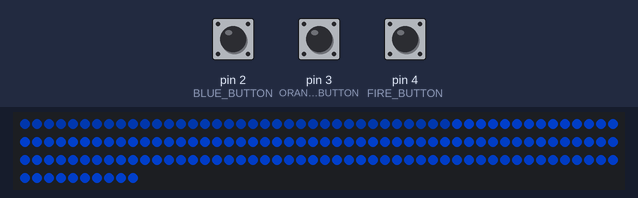
This sketch was run on a simulated Arduino Uno, built with avr-gcc and run on an emulated ATmega328P. On the bench: 160 RGB LEDs in strip order, left to right, continuing on the next row. The inputs (shaded band) are chosen by the test bench; at power-on: pin 4 (FIRE_BUTTON) HIGH, pin 3 (ORANGE_BUTTON) HIGH, pin 2 (BLUE_BUTTON) HIGH. Dim RGB values are drawn brighter than linear; random numbers use the default seed unless the sketch sets one; the audio player accepts every command and is not drawn.

Above: at 4.7 s.
4.8 s: pin 4 (FIRE_BUTTON) pulled LOW for 3.2 s
9.5 s: pin 3 (ORANGE_BUTTON) pulled LOW for 0.15 s
11.5 s: pin 2 (BLUE_BUTTON) pulled LOW for 0.15 s
At 11.61 s:
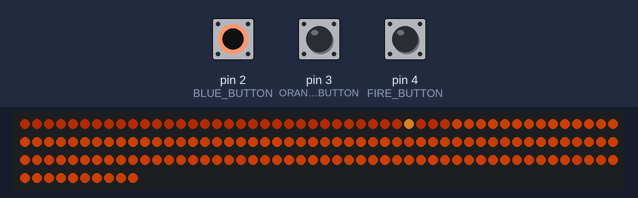

The sketch:

firmware.ino
```cpp
#include <FastLED.h>
#include <SoftwareSerial.h>
#include <DFRobotDFPlayerMini.h>

#define LED_PIN 6
#define NUM_LEDS 160

#define BLUE_BUTTON 2
#define ORANGE_BUTTON 3
#define FIRE_BUTTON 4

#define BARREL_END 55
#define HEART_START 0
#define HEART_END 35

#define BARREL_START 36
#define BARREL_REAL_END 130

#define MUZZLE_START 131
#define MUZZLE_END 159

CRGB leds[NUM_LEDS];

SoftwareSerial mySerial(10, 11);
DFRobotDFPlayerMini player;

unsigned long lockUntil = 0;

bool canFire = true;
bool orangeMode = false;
bool isFiring = false;

bool lastOrange = HIGH;
bool lastBlue = HIGH;

bool systemReady() {
  return millis() > lockUntil && !isFiring;
}

uint8_t baseBrightness = 140;

// ===== PURE COLORS =====
CRGB BLUE_CORE   = CRGB(0, 80, 255);
CRGB BLUE_HOT    = CRGB(80, 170, 255);

CRGB ORANGE_CORE = CRGB(255, 80, 0);
CRGB ORANGE_HOT  = CRGB(255, 150, 40);

CRGB WHITE_HOT   = CRGB(180, 180, 180);

void portalSwitchAnimation(bool toOrange);
void fireSequence(bool orange);
void coolDownToIdle(bool orange);

inline void setPixel(int i, CRGB c) {
  if (i >= 0 && i < NUM_LEDS) leds[i] = c;
}

void idleAnimationOnly() {
  static float t = 0;
  t += 0.02;

  float wave = (sin(t) + 1.0) / 2.0;

  for (int i = 0; i < NUM_LEDS; i++) {

    leds[i] = orangeMode ? ORANGE_CORE : BLUE_CORE;

    uint8_t b = 120 + wave * 60;
    leds[i].nscale8_video(b);
  }

  FastLED.show();
  delay(18);
}

void setup() {
  delay(3000);

  FastLED.addLeds<WS2812B, LED_PIN, GRB>(leds, NUM_LEDS);

  FastLED.setBrightness(143);

  pinMode(BLUE_BUTTON, INPUT_PULLUP);
  pinMode(ORANGE_BUTTON, INPUT_PULLUP);
  pinMode(FIRE_BUTTON, INPUT_PULLUP);

  mySerial.begin(9600);

  player.begin(mySerial, false);
  player.volume(55);
}

void loop() {
  if (millis() < lockUntil) {
    idleAnimationOnly();
    return;
  }

  // ===== MODE SWITCHING =====
  bool orangePressed = digitalRead(ORANGE_BUTTON);
  bool bluePressed = digitalRead(BLUE_BUTTON);

  if (orangePressed == LOW && lastOrange == HIGH && !orangeMode && !isFiring) {
    portalSwitchAnimation(true);
    orangeMode = true;
  }

  if (bluePressed == LOW && lastBlue == HIGH && orangeMode && !isFiring) {
    portalSwitchAnimation(false);
    orangeMode = false;
  }

  lastOrange = orangePressed;
  lastBlue   = bluePressed;

  // ===== UNSTABLE IDLE =====
  static float t = 0;
  t += 0.035;

  float wave = (sin(t) + 1.0) / 2.0;

  int instability = random(-4, 4);

  int barrelLevel = baseBrightness + (wave * 40) + instability;
  barrelLevel = constrain(barrelLevel, 90, 255);

  for (int i = 0; i < NUM_LEDS; i++) {
    float flicker = random(95, 115) / 100.0;
    // ===== HEART =====
    if (i <= HEART_END) {

      float heartWave = (sin(t * 0.45) + 1.0) / 2.0;

      int heartBright = 70 + heartWave * 90;

      leds[i] = orangeMode ?
        CRGB(heartBright, heartBright / 4, 0) :
        CRGB(0, heartBright / 3, heartBright);
    }

    // ===== BARREL + MUZZLE =====
    else {
      leds[i] = orangeMode ? ORANGE_CORE : BLUE_CORE;
    }

    uint8_t brightness = barrelLevel * flicker;

    leds[i].r = leds[i].r * brightness / 255;
    leds[i].g = leds[i].g * brightness / 255;
    leds[i].b = leds[i].b * brightness / 255;
  }

  // ===== FRONT ARC FLICKERS =====
  if (random(100) < (orangeMode ? 22 : 10)) {
    int v = random(BARREL_END);
    leds[v] = orangeMode ? ORANGE_HOT : BLUE_HOT;
  }

  FastLED.show();
  FastLED.delay(18);

  // ===== FIRE =====
  if (digitalRead(FIRE_BUTTON) == LOW && millis() > lockUntil) {
    fireSequence(orangeMode);
  }
}

// =====================================================
// ======================= FIRE ========================
// =====================================================
void fireSequence(bool orange) {
  isFiring = true;
  lockUntil = millis() + 1200; // prevents spam + freeze overlap
  canFire  = false;

  CRGB core = orange ? ORANGE_CORE : BLUE_CORE;
  CRGB hot  = orange ? ORANGE_HOT  : BLUE_HOT;

  if (orange) player.play(2);
  else        player.play(1);

  // reactor recoil
  for (int i = HEART_START; i < HEART_END; i++) {
    leds[i].fadeToBlackBy(120);
  }

  FastLED.show();
  delay(20);

  // buildup
  int buildupCount = orange ? 5 : 4;
  for (int b = 0; b < buildupCount; b++) {
    fill_solid(leds, NUM_LEDS, core);

    for (int i = 0; i < BARREL_END; i++) {
      leds[i] = orange ? CRGB(255, 140, 40) : CRGB(30, 120, 255);
    }

    if (orange) leds[random(BARREL_END)] = CRGB(180, 180, 180);

    FastLED.show();
    delay(orange ? 8 : 10);

    fill_solid(leds, NUM_LEDS, hot);
    FastLED.show();
    delay(orange ? 4 : 6);
  }

  int trail = orange ? 12 : 10;
  for (int i = 0; i < NUM_LEDS + trail; i++) {
    fill_solid(leds, NUM_LEDS, core);

    setPixel(i,     CRGB(180, 180, 180));
    setPixel(i - 1, orange ? CRGB(255, 180, 80) : CRGB(180, 220, 255));
    setPixel(i - 2, orange ? CRGB(255, 120, 30) : CRGB(80, 180, 255));
    setPixel(i - 3, orange ? CRGB(255, 80, 0)   : CRGB(0, 150, 255));

    if (orange && random(100) < 18) {
      int s = random(BARREL_END);
      leds[s] += CRGB(80, 20, 0);
    }

    FastLED.show();
    delay(1);
  }

  coolDownToIdle(orange);

  // wait for release so we don't auto-repeat the shot
  unsigned long holdStart = millis();
  while (digitalRead(FIRE_BUTTON) == LOW) {
    if (millis() - holdStart > 300) break; // safety escape
    delay(5);
  }

  isFiring = false;
  canFire  = true;
}

// Fades the bright muzzle flash down to roughly the idle glow level,
// so when loop() resumes the idle breathing it picks up seamlessly.
void coolDownToIdle(bool orange) {
  CRGB core = orange ? ORANGE_CORE : BLUE_CORE;

  // only fade brightness, DO NOT repaint full strip white
  for (int b = 255; b >= baseBrightness; b -= 6) {
    for (int i = 0; i < NUM_LEDS; i++) {
      leds[i] = core;

      // ONLY muzzle glow (NOT whole strip)
      if (i <= MUZZLE_END) {
        leds[i] += CRGB(40, 40, 40);
      }

      leds[i].nscale8_video(b);
    }

    FastLED.show();
    delay(12);
  }
}

// ===== PORTAL SWITCH =====
void portalSwitchAnimation(bool toOrange) {
  for (int i = 0; i < 6; i++) {
    fadeToBlackBy(leds, NUM_LEDS, 40);

    int c = BARREL_END / 2;

    for (int j = -3; j <= 3; j++) {
      setPixel(c + j, WHITE_HOT);
    }

    FastLED.show();
    delay(15);
  }

  for (int p = 0; p < 3; p++) {
    fill_solid(leds, NUM_LEDS, toOrange ? ORANGE_CORE : BLUE_CORE);
    FastLED.show();
    delay(25);

    fill_solid(leds, NUM_LEDS, CRGB::Black);
    FastLED.show();
    delay(12);
  }

  for (int r = 0; r < 8; r++) {
    int v = random(90, 160);
    for (int i = 0; i < NUM_LEDS; i++) {
      leds[i] = toOrange ? ORANGE_CORE : BLUE_CORE;
      leds[i].nscale8_video(v);
    }

    FastLED.show();
    delay(12);
  }
}
```
